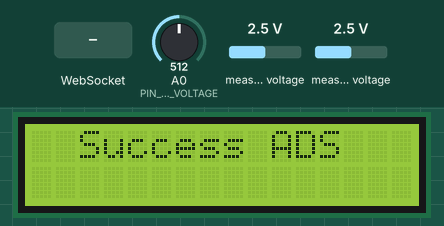
The program below on a simulated ESP8266 (NodeMCU). Shown: 16×2 character LCD. Inputs (shaded band) come from the test bench; at power-on: measured voltage 2.5 V, A0 (PIN_ANALOG_BATTERY_VOLTAGE) = 512. WiFi joins after 1.5 s; servers stay silent unless stated; EEPROM starts erased; what the program prints to the serial monitor is not drawn.

Above: at 13.5 s.
At 15.6 s:
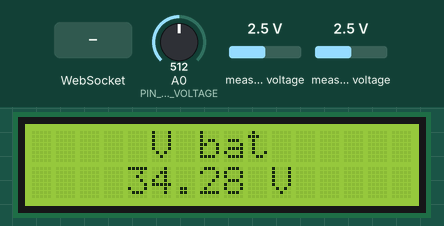
15.7 s: measured voltage (sensor 200) set to 0.1 V
At 16.6 s:
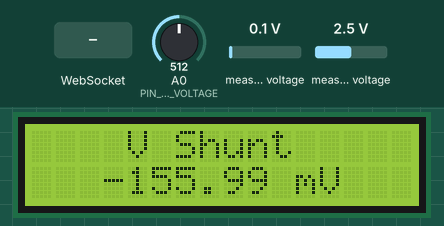
At 18.3 s:
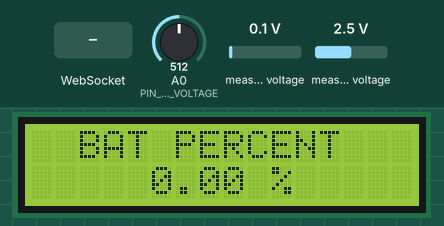
18.7 s: measured voltage (sensor 201) set to 0.1 V
At 20.0 s:
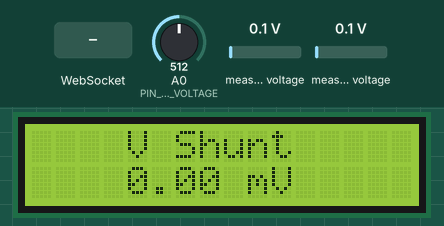
Timing chart, 0 to 21.5 s (numbered marks = the images above; inputs shaded):
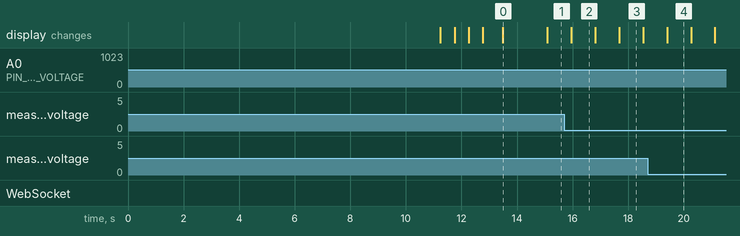

Measured:
- what the display in image 0 shows lasts 1.6 s, from 13.5 s to 15.1 s
- what the display in image 2 shows lasts 0.8 s, from 16.0 s to 16.8 s

The program:

main.cpp
```cpp
#include <BatterySoc.h>

#ifdef INA219_SENSOR
Adafruit_INA219 ina219;
#endif

#ifdef ADS1115_SENSOR
Adafruit_ADS1115 ads1115;
#endif

// Ticker::Ticker(fptr callback, uint32_t timer, uint16_t repeats, interval_t mode)
Ticker ticker_update_lcd(update_lcd_display, 850, 0, MILLIS); // the interval time is 100us and the internal resolution is micro seconds

void writeStringToEEPROM(int addrOffset,  String strToWrite)
{
  byte len = strToWrite.length();

  Serial.print(strToWrite);
  Serial.print("\n");

  EEPROM.write(addrOffset, len);

  for (int i = 0; i < len; i++)
  {
    EEPROM.write(addrOffset + 1 + i, strToWrite[i]);
    Serial.print(strToWrite[i]);
  }
  Serial.print("\n");
  Serial.print("<done write\n");
  EEPROM.commit() ? Serial.println("ok") :Serial.println("not ok");
}

String readStringFromEEPROM(int addrOffset)
{
  Serial.print("Stratred reading\n");

  int newStrLen = EEPROM.read(addrOffset);
  Serial.println(newStrLen);

  char data[newStrLen + 1];

  for (int i = 0; i < newStrLen; i++)
  {
    data[i] = EEPROM.read(addrOffset + 1 + i);
    Serial.print(data[i]);
  }
  data[newStrLen] = '\0'; // !!! NOTE !!! Remove the space between the slash "/" and "0" (I've added a space because otherwise there is a display bug)

  Serial.print("\n");
  Serial.print(" <done read\n");
  return String(data);
}

void tick_update_EEPROM_data()
{
  writeStringToEEPROM(0, String(battery_capacity_coulomb, 2));
  Serial.println("tick EEPROM");
}

Ticker ticker_update_EEPROM_data(tick_update_EEPROM_data, 10000, 0, MILLIS); // the interval time is 100us and the internal resolution is micro seconds

#ifdef LCD_16X2_I2C

LiquidCrystal_I2C lcd(I2C_ADD_LCD_16X2, 16, 2); // set the LCD address to 0x27 for a 16 chars and 2 line display

// void lcd_set_msg(String message, uint8_t lcd_row = 0, uint8_t lcd_col = 0, bool clear_screen = true, bool align_centre = true)
void lcd_set_msg(String message, uint8_t lcd_row, uint8_t lcd_col, bool clear_screen, bool align_centre)
{
  if (message.length() > 16)
  {
    message = message.substring(0, 15);
  }

  if (clear_screen)
  {
    // clear the screen
    lcd.clear();
  }

  if (align_centre)
  {
    lcd_col = 8 - uint8_t((message.length() + 1) / 2);
  }

  lcd.setCursor(lcd_col, lcd_row);
  lcd.print(message.c_str());

#ifdef DEBUG_CODE

  // Serial.print(lcd_col);
  // Serial.println(lcd_row);
  Serial.println(message);

#endif
}

void setup_lcd_i2c()
{
  lcd.init(); // initialize the lcd
  lcd.backlight();

  // clear the screen
  lcd.clear();

#ifdef DEBUG_CODE

  // Below code can be commented ; only for testing purpose
  lcd.setCursor(0, 0);
  lcd.print("0,0");

  lcd.setCursor(0, 1);
  lcd.print("1,0");

  delay(500);

  // clear the screen
  lcd.clear();

  lcd.setCursor(0, 0);
  lcd.print("IoT Bakers");

  delay(500);

  lcd.setCursor(0, 1);
  lcd.print("Suntronics");

  delay(500);

  // Some test cases
  // lcd_set_msg("0123456789ABCDEF");
  // delay(1000);
  // lcd_set_msg("0123456789ABCDE", 1);
  // delay(1000);
  // lcd_set_msg("123456789ABCDE", 0);
  // lcd_set_msg("123456789ABCDE", row, col ,clr,centre);
  // delay(2000);

  // clear the screen
  lcd.clear();

#else

  lcd.setCursor(0, 0);
  lcd.print("Company Name");

  lcd.setCursor(1, 0);
  lcd.print("IoTBakers");

  delay(500);

  // clear the screen
  lcd.clear();

#endif
}

#endif

#ifdef LED_7SEG_TM1637_I2C

void setup_7seg_i2c()
{
  ;
}

#endif

void setup_push_buttons()
{
  ;
}

#ifdef ANALOG_INPUT_POT

void setup_analog_read_pot()
{
  ;
}

#endif

// Does nothing as of now
void setup_analog_read_vbat()
{
  ;
}

#ifdef ADS1115_SENSOR

void setup_ads1115()
{
  // Serial.println("Getting differential reading from AIN0 (P) and AIN1 (N)");
  // Serial.println("ADC Range: +/- 6.144V (1 bit = 3mV/ADS1015, 0.1875mV/ADS1115)");

  // The ADC input range (or gain) can be changed via the following
  // functions, but be careful never to exceed VDD +0.3V max, or to
  // exceed the upper and lower limits if you adjust the input range!
  // Setting these values incorrectly may destroy your ADC!
  //                                                                ADS1015  ADS1115
  //                                                                -------  -------
  // ads.setGain(GAIN_TWOTHIRDS);  // 2/3x gain +/- 6.144V  1 bit = 3mV      0.1875mV (default)
  // ads.setGain(GAIN_ONE);        // 1x gain   +/- 4.096V  1 bit = 2mV      0.125mV
  // ads.setGain(GAIN_TWO);        // 2x gain   +/- 2.048V  1 bit = 1mV      0.0625mV
  // ads.setGain(GAIN_FOUR);       // 4x gain   +/- 1.024V  1 bit = 0.5mV    0.03125mV
  // ads.setGain(GAIN_EIGHT);      // 8x gain   +/- 0.512V  1 bit = 0.25mV   0.015625mV
  ads1115.setGain(GAIN_SIXTEEN); // 16x gain  +/- 0.256V  1 bit = 0.125mV  0.0078125mV

  if (!ads1115.begin())
  {
    lcd_set_msg("...");
    delay(5000);

#ifdef DEBUG_CODE
    lcd_set_msg("Failed ADS");
    Serial.println("Failed to initialize ADS.");
    delay(2000);
#endif
  }
  else
  {
    lcd_set_msg("...");
    delay(700);

#ifdef DEBUG_CODE
    lcd_set_msg("Success ADS");
    Serial.println("Success to initialize ADS.");
    delay(700);
#endif
  }
}

#endif

#ifdef INA219_SENSOR

void setup_ina219()
{
  ;
}

#endif

#ifdef DEBUG_CODE

void print_BatterySocData_h()
{
  delay(1000);
  Serial.print("battery_voltage");
  Serial.print("\t");
  Serial.println(battery_voltage);

  Serial.print("battery_capacity_ah");
  Serial.print("\t");
  Serial.println(battery_capacity_ah);

  Serial.print("battery_capacity_coulomb");
  Serial.print("\t");
  Serial.println(battery_capacity_coulomb);

  Serial.print("shunt_voltage");
  Serial.print("\t");
  Serial.println(shunt_voltage);

  Serial.println("\n\n===================");

  Serial.print("SHUNT_RESISTANCE");
  Serial.print("\t");
  Serial.println(SHUNT_RESISTANCE);

  Serial.print("SHUNT_MULTIPLIER");
  Serial.print("\t");
  Serial.println(SHUNT_MULTIPLIER);

  Serial.print("BATTERY_CAPACITY_AH");
  Serial.print("\t");
  Serial.println(BATTERY_CAPACITY_AH);

  Serial.print("BATTERY_CAPACITY_COULOMB");
  Serial.print("\t");
  Serial.println(BATTERY_CAPACITY_COULOMB);

  Serial.print("battery_capacity_milli_coulomb");
  Serial.print("\t");
  Serial.println(battery_capacity_milli_coulomb);

  // Serial.print("shunt_voltage");
  // Serial.print("\t");
  // Serial.println(shunt_voltage);
  // Serial.print("BATTERY_CAPACITY_AH");
  // Serial.print("\t");
  // Serial.println(BATTERY_CAPACITY_AH);

  // Serial.print("shunt_voltage");
  // Serial.print("\t");
  // Serial.println(shunt_voltage);
  // Serial.print("BATTERY_CAPACITY_AH");
  // Serial.print("\t");
  // Serial.println(BATTERY_CAPACITY_AH);

  // Serial.print("shunt_voltage");
  // Serial.print("\t");
  // Serial.println(shunt_voltage);

  Serial.println("\n\n===================");
}

#endif

// TODO : domething
ESP8266WebServer server(80);
WebSocketsServer webSocket = WebSocketsServer(81);

uint8_t current_ws_channel = 0;

void send_data_back_to_websocket()
{
  String ws_data =
      String(raw_a0_read) + ";" +
      String(raw_ads_read) + ";" +
      String(current_read_micros) + ";" +
      String(last_read_micros) + ";;";

  webSocket.sendTXT(current_ws_channel, ws_data);
}

void webSocketEvent(uint8_t num, WStype_t type, uint8_t *payload, size_t length)
{
  current_ws_channel = num;
  switch (type)
  {
  case WStype_DISCONNECTED:
    Serial.printf("[%u] Disconnected!\n", num);
    break;
  case WStype_CONNECTED:
  {
    IPAddress ip = webSocket.remoteIP(num);
    Serial.printf("[%u] Connected from %d.%d.%d.%d url: %s\n", num, ip[0], ip[1], ip[2], ip[3], payload);

    // send message to client
    webSocket.sendTXT(num, "Connected");
  }
  break;
  case WStype_TEXT:
    Serial.printf("[%u] get Text: %s\n", num, payload);

    if (payload[0] == '#')
    {
      // we get RGB data

      // decode rgb data
      uint32_t rgb = (uint32_t)strtol((const char *)&payload[1], NULL, 16);

      // analogWrite(LED_RED,    ((rgb >> 16) & 0xFF));
      // analogWrite(LED_GREEN,  ((rgb >> 8) & 0xFF));
      // analogWrite(LED_BLUE,   ((rgb >> 0) & 0xFF));
    }

    break;
  }
}

void setup()
{

#ifdef DEBUG_CODE

  //  Setup serial
  Serial.begin(SERIAL_BAUD_RATE);
  delay(1000);

  print_BatterySocData_h();

#endif

  EEPROM.begin(512);  //Initialize EEPROM

  delay(2000);

  // TODO: re read

    Serial.println("bat_colmbs");

  // writeStringToEEPROM(0, "108000.00");
  delay(100);
  String bat_colmbs = readStringFromEEPROM(0);
  Serial.println(bat_colmbs);
  battery_capacity_coulomb = bat_colmbs.toDouble();
  battery_capacity_milli_coulomb = battery_capacity_coulomb * 1000;

  Serial.println(battery_capacity_coulomb);
  Serial.println(battery_capacity_milli_coulomb);

  // Connect to Wi-Fi
  WiFi.begin("Ayush", "Homewifi@123");
  while (WiFi.status() != WL_CONNECTED)
  {
    delay(1000);
    Serial.println("Connecting to WiFi..");
  }

  Serial.println(WiFi.localIP());
  delay(5000);
  // start webSocket server
  webSocket.begin();
  webSocket.onEvent(webSocketEvent);

#ifdef LCD_16X2_I2C

  setup_lcd_i2c();

#endif

#ifdef LED_7SEG_TM1637_I2C

  setup_7seg_i2c();

#endif

  setup_push_buttons();

#ifdef ANALOG_INPUT_POT

  setup_analog_read_pot();

#endif

#ifdef ADS1115_SENSOR

  setup_ads1115();

#endif

#ifdef INA219_SENSOR

  setup_ina219();

#endif

  ticker_update_lcd.start();   // TODO : Find right place to call it
  ticker_update_EEPROM_data.start();
  last_read_micros = micros(); // TODO : Find right place to call it
}

// int16_t raw_a0_read;
void analog_read_vbat()
{
  // battery_voltage

  // *(R2_VOLTAGE_DIVIDER_BATTERY_VOLTAGE/(R2_VOLTAGE_DIVIDER_BATTERY_VOLTAGE + R1_VOLTAGE_DIVIDER_BATTERY_VOLTAGE))
  // v across R2 =  x = (5.0*(analogRead(PIN_ANALOG_BATTERY_VOLTAGE)))/(1023)

  // battery_voltage = ((5.0 * (analogRead(PIN_ANALOG_BATTERY_VOLTAGE))) / (1023)) * ((R2_VOLTAGE_DIVIDER_BATTERY_VOLTAGE + R1_VOLTAGE_DIVIDER_BATTERY_VOLTAGE) / R2_VOLTAGE_DIVIDER_BATTERY_VOLTAGE);
  raw_a0_read = analogRead(PIN_ANALOG_BATTERY_VOLTAGE);
  battery_voltage = (raw_a0_read * BAT_VOLTAGE_DIVIDER_CONST_VAL) / 1000.0;

  // TODO : reduce the nuber of constant in the equation
  // battery_voltage =
}

void show_vbat_lcd()
{
  lcd_set_msg("V bat");
  lcd_set_msg(String(battery_voltage, 2) + " V", 1, 0, false, true);
}

#ifdef DEBUG_CODE
unsigned long temp_counter = 0; // TODO: delete , and related code also
#endif

double calculte_milli_coulombs_transffred()
{
  // dt is in micro seconds not ms .
  double dt_ms = current_read_micros - last_read_micros;

  // shunt_voltage is in mV
  // float calculte_coulombs_transffred =       ((shunt_voltage / (1000.0)) / (SHUNT_RESISTANCE)) * (current_read_micros - last_read_micros)* (0.000001);
  // float calculte_milli_coulombs_transffred = ((shunt_voltage / (1000.0)) / (SHUNT_RESISTANCE)) * (current_read_micros - last_read_micros)* (0.001);

  //      (shunt_voltage mV) * (dt in uS) * (10 ^ -6)
  //  =  --------------------------------------------
  //      (1000.0) * (SHUNT_RESISTANCE Ohm)

  //                                      (shunt_voltage mV) * 1000.0             *(dt in uS) * (10 ^ -6)
  //  calculte_coulombs_transffred  =  --------------------------------------------------------------------
  //                                          (1000.0) * (SHUNT_RESISTANCE mOhm)

  //                                          (shunt_voltage mV) * 1000.0             *(dt in uS) * (10 ^ -6) * (10 ^ 3)
  //  calculte_milli_coulombs_transffred  =  ---------------------------------------------------------------------------
  //                                              (1000.0) * (SHUNT_RESISTANCE mOhm)

  //                                           shunt_voltage mV    * (dt in uS) * (10 ^ -3)
  // calculte_milli_coulombs_transffred  =    ---------------------
  //                                           SHUNT_RESISTANCE mOhm

  // for testing

#ifdef DEBUG_CODE

  // if hard coded / Pot  used for testing
  // double calculte_coulombs_transffred = (-75.0 / (1000.0 * SHUNT_RESISTANCE)) * (dt_ms) * (0.000001);
  // double calculte_milli_coulombs_transffred = (map(analogRead(A0), 0, 1023, -8000, 8000) * (dt_ms)) * (0.001);

  // if shunt_voltage
  double calculte_milli_coulombs_transffred = ((shunt_voltage * dt_ms) / SHUNT_RESISTANCE_MILLI_OHM) * (0.001);
  double calculte_coulombs_transffred = calculte_milli_coulombs_transffred / 1000.0;

  temp_counter++;
  if (temp_counter < 200)
  {
    Serial.print("dt_ms\t");
    Serial.println(dt_ms);

    Serial.print("last_read_micros\t");
    Serial.println(last_read_micros);

    Serial.print("current_read_micros\t");
    Serial.println(current_read_micros);

    Serial.print("shunt_voltage\t");
    Serial.println(shunt_voltage);

    Serial.print("calculte_coulombs_transffred\t");
    Serial.println(calculte_coulombs_transffred, 10);

    Serial.print("calculte_milli_coulombs_transffred\t");
    Serial.println(calculte_milli_coulombs_transffred, 10);

    Serial.print("battery_capacity_coulomb\t");
    Serial.println(battery_capacity_coulomb, 10);

    Serial.print("battery_capacity_milli_coulomb\t");
    Serial.println(battery_capacity_milli_coulomb, 10);

    Serial.print("BATTERY_CAPACITY_COULOMB\t");
    Serial.println(BATTERY_CAPACITY_COULOMB * 1000, 10);

    Serial.print("BATTERY_CAPACITY_MILLI_COULOMB\t");
    Serial.println(BATTERY_CAPACITY_MILLI_COULOMB * 1000, 10);

    Serial.print("% bat\t");
    Serial.println(((battery_capacity_coulomb * 100.0) / BATTERY_CAPACITY_COULOMB * 1000), 5);

    Serial.print("% batA\t");
    Serial.println((battery_capacity_coulomb / BATTERY_CAPACITY_COULOMB * 1000) * 100.0, 5);

    Serial.print("% batB\t");
    Serial.println((int(battery_capacity_coulomb) / int(BATTERY_CAPACITY_COULOMB * 1000)) * 100.0, 5);

    Serial.print("% batC\t");
    Serial.println((int(battery_capacity_coulomb) * 100.0 / int(BATTERY_CAPACITY_COULOMB * 1000)), 5);

    Serial.print("% bat\t");
    Serial.println(((battery_capacity_milli_coulomb * 100.0) / BATTERY_CAPACITY_MILLI_COULOMB * 1000), 5);

    Serial.print("% batA\t");
    Serial.println((battery_capacity_milli_coulomb / BATTERY_CAPACITY_MILLI_COULOMB * 1000) * 100.0, 5);

    Serial.print("% batB\t");
    Serial.println((int(battery_capacity_milli_coulomb) / int(BATTERY_CAPACITY_MILLI_COULOMB * 1000)) * 100.0, 5);

    Serial.print("% batC\t");
    Serial.println((int(battery_capacity_milli_coulomb) * 100.0 / int(BATTERY_CAPACITY_MILLI_COULOMB * 1000)), 5);

    Serial.println("");
  }

#else

  // double calculte_milli_coulombs_transffred = ((shunt_voltage / SHUNT_RESISTANCE_MILLI_OHM) * (dt_ms)) * (0.001);
  double calculte_milli_coulombs_transffred = ((shunt_voltage * dt_ms) / SHUNT_RESISTANCE_MILLI_OHM) * (0.001);

#endif

  last_read_micros = current_read_micros;
  return calculte_milli_coulombs_transffred;
}

void show_coulomb_lcd()
{
  lcd_set_msg("BAT COULOMB");
  lcd_set_msg(String(battery_capacity_coulomb, 2) + " C", 1, 0, false, true);
}

void show_battery_percent_lcd()
{
  lcd_set_msg("BAT PERCENT");
  // lcd_set_msg(String(((battery_capacity_coulomb * 100.0) / BATTERY_CAPACITY_COULOMB), 2) + " %", 1, 0, false, true);
  // lcd_set_msg(String((0.003), 2) + " %", 1, 0, false, true);

  // float percent_val = int(battery_capacity_coulomb) * 100.0 / int(BATTERY_CAPACITY_COULOMB);

  // milli coulomb
  float percent_val = uint32_t(battery_capacity_coulomb) * 100.0 / uint32_t(BATTERY_CAPACITY_COULOMB);

  // float percent_val = double(battery_capacity_milli_coulomb) * 100.0 / double(BATTERY_CAPACITY_MILLI_COULOMB * 1000);

  lcd_set_msg(String(percent_val, 2) + " %", 1, 0, false, true);
}

// int16_t raw_ads_read;
void differential_analog_read_ads_vshunt()
{
  raw_ads_read = ads1115.readADC_Differential_0_1();
  // shunt_voltage = ads1115.readADC_Differential_0_1() * SHUNT_MULTIPLIER;
  shunt_voltage = raw_ads_read * SHUNT_MULTIPLIER;
  current_read_micros = micros();
}

void show_vshunt_lcd()
{
  lcd_set_msg("V Shunt");
  lcd_set_msg(String(shunt_voltage, 2) + " mV", 1, 0, false, true);
}

void update_lcd_display()
{

  switch (lcd_screen_no)
  {
  case 0:
    show_vbat_lcd();
    break;

  case 1:
    show_vshunt_lcd();
    break;

  case 2:
    show_coulomb_lcd();
    break;

  case 3:
    show_battery_percent_lcd();
    break;

  default:
    lcd_screen_no = 0;
    break;
  }

  lcd_screen_no++;
  // lcd_screen_no = 3;
  if (lcd_screen_no == 4)
  {
    lcd_screen_no = 0;
  }
}

void update_charge_transfer_data()
{

  // battery_capacity_coulomb += double(calculte_coulombs_transffred());
  // battery_capacity_coulomb = long(battery_capacity_coulomb) + long(calculte_coulombs_transffred());

  int calculte_milli_coulombs_transffred_temp = int(calculte_milli_coulombs_transffred());

  // if battery_capacity_milli_coulomb goes into negative
  // when battart is fully drained then stop  at zero

  if (flag_battery_fully_drained == false && calculte_milli_coulombs_transffred_temp < 0 && battery_capacity_milli_coulomb < uint32_t(-1 * calculte_milli_coulombs_transffred_temp))
  {
    // calculte_milli_coulombs_transffred_temp = battery_capacity_milli_coulomb;

    battery_capacity_milli_coulomb = 0;
    battery_capacity_coulomb = 0;
    flag_battery_fully_drained = true;

#ifdef DEBUG_CODE
    Serial.println("bat fully drained 0% !!!");
    Serial.println(battery_capacity_milli_coulomb);
    Serial.println(battery_capacity_coulomb);
#endif
  }
  else
  {
    // When battary is fully charged , Stop calculating the coulomb
    if (flag_battery_fully_charged == false && battery_capacity_milli_coulomb >= battery_capacity_milli_coulomb_const)
    {
      battery_capacity_milli_coulomb = battery_capacity_milli_coulomb_const;
      battery_capacity_coulomb = uint32_t(BATTERY_CAPACITY_COULOMB);
      flag_battery_fully_charged = true;

#ifdef DEBUG_CODE
      Serial.println("bat fully charged 100% !!!");
      Serial.println(battery_capacity_milli_coulomb);
      Serial.println(battery_capacity_coulomb);
#endif
    }
    else
    {
      if ((flag_battery_fully_charged == true && calculte_milli_coulombs_transffred_temp > 0) || (flag_battery_fully_drained == true && calculte_milli_coulombs_transffred_temp < 0))
      {
        // do nothing
        ;
        // if battery is fully charged and it is trying to over charge
        // or
        // if battery is fully drained and it is trying to over drained
      }
      else
      {
        battery_capacity_milli_coulomb = battery_capacity_milli_coulomb + calculte_milli_coulombs_transffred_temp;
        battery_capacity_coulomb = double(battery_capacity_milli_coulomb / 1000.0);
      }

      if (battery_capacity_coulomb > 0 && battery_capacity_coulomb < BATTERY_CAPACITY_COULOMB)
      {
        flag_battery_fully_charged = false;
        flag_battery_fully_drained = false;
      }
    }
  }
}

void process_and_update_data()
{
  update_charge_transfer_data();
}

void read_sensor_data()
{
  analog_read_vbat();
  differential_analog_read_ads_vshunt();

  send_data_back_to_websocket(); // TODO : websocket
}

void ticker_loop()
{
  ticker_update_lcd.update();
  ticker_update_EEPROM_data.update();
}

void loop()
{

  read_sensor_data();

  process_and_update_data();

  ticker_loop();

  // send data to computer
  webSocket.loop();
}
```

Source omitted: BatterySoc.h (4255 bytes), BatterySocData.h (4152 bytes)
